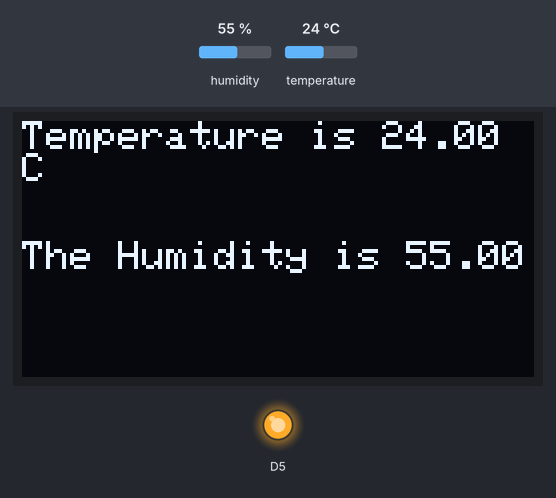
Recording of a program running on a simulated ESP8266 (NodeMCU). Shown: 128×64 one-colour display, output pins drawn as LEDs (lit = HIGH). Inputs (shaded band) come from the test bench; at power-on: humidity 55 %, temperature 24 °C.

Above: at 3.0 s.
3.1 s: humidity set to 22 %
At 5.4 s:
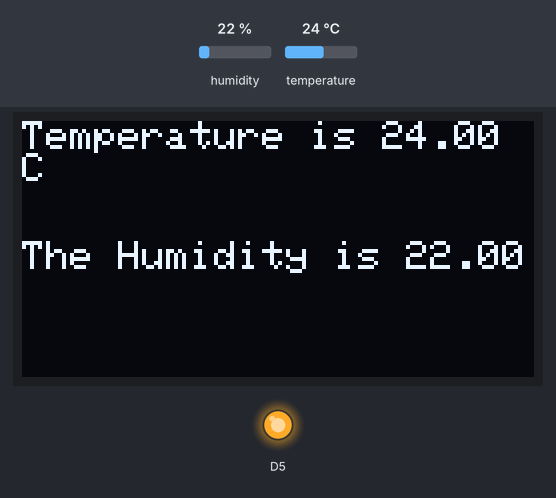
8.2 s: temperature set to 12 °C
At 9.7 s:
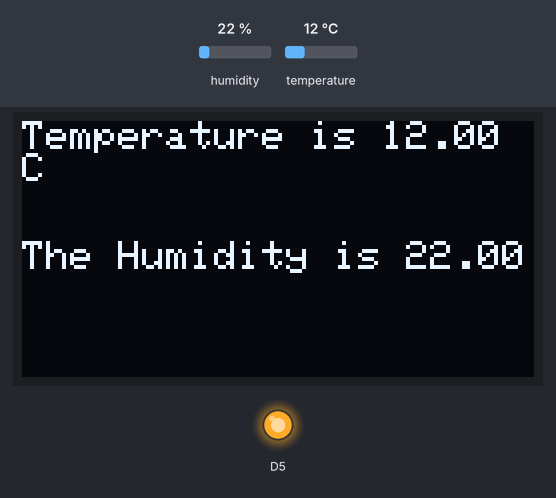
11.2 s: humidity set to 40 %
At 13.9 s:
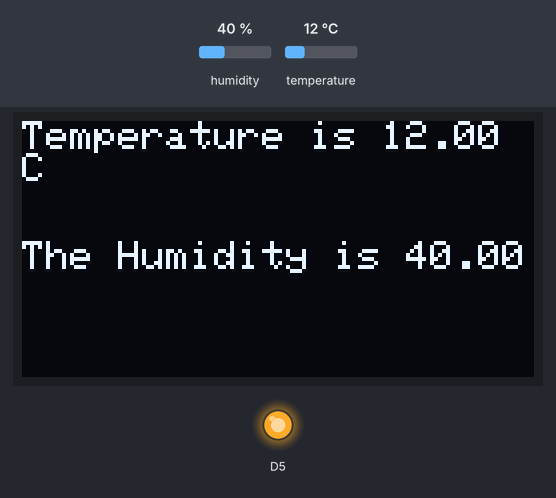
15.0 s: temperature set to 19 °C
Timing chart, 0 to 18.0 s (numbered marks = the images above; inputs shaded):
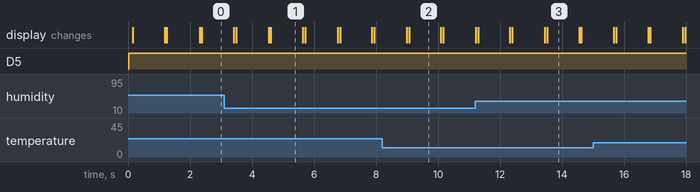

Measured:
- after the input at 3.1 s, the display: first differs from a run without the input after 1.5 s (image 1)
- after the input at 8.2 s, the display: first differs from a run without the input after 0.87 s (image 2)
- after the input at 11.2 s, the display: first differs from a run without the input after 2.3 s (image 3)
- what the display in image 1 shows lasts 1.0 s, from 4.6 s to 5.6 s

The program:

main.cpp
```cpp
#include <Arduino.h>
#include <DHT.h>
#include <Adafruit_SSD1306.h>
#include <Adafruit_I2CDevice.h>
#include <Adafruit_Sensor.h>
#include <Wire.h>
#define WIDTH 128
#define HEIGHT 64
Adafruit_SSD1306 disobj(WIDTH,HEIGHT,&Wire,-1);
DHT dht(D7,DHT11);
void Temperature();
void setup() {
  Serial.begin(9600);
  pinMode(D5,OUTPUT);
  pinMode(D7,INPUT);
  // Activating internal voltage of OLED display
   if(disobj.begin(SSD1306_SWITCHCAPVCC,0x3C))
   {
        digitalWrite(D5,HIGH);
   }
   else{
     digitalWrite(D5,LOW);
   }
   dht.begin();
  Temperature();
}
void Temperature()
{
    while(1)
   {
    disobj.clearDisplay();
   disobj.setCursor(0,0);
   disobj.setTextSize(1);
   disobj.setTextColor(WHITE);


   float x = dht.readTemperature(false);
   disobj.print("Temperature is ");

   disobj.display();
   disobj.println(x);
   disobj.print("C");
   disobj.display();
   float y = dht.readHumidity();
   disobj.setCursor(0,30);
   disobj.print( "The Humidity is ");
   disobj.display();
   disobj.print(y);
   disobj.display();
   delay(1000);
   }
  //Serial.println("The value of x monitored over serial port is ");
   //Serial.printf("The value of temperature is %f",x);

}


void loop() {
  // put your main code here, to run repeatedly:
}
```
